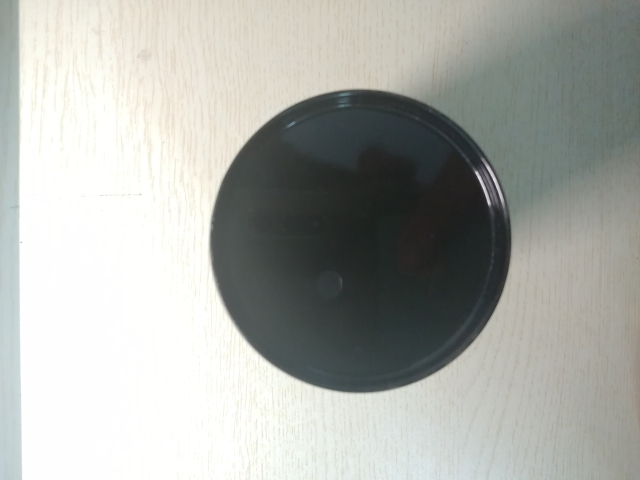
#> input picture 资源/实例代码/8.4.3  霍夫圆变换/stardust/circle.jpg, 640 x 480 px
$ python stardust.py
#> lines starting #> are read from the running program, lines starting #| are printed output that depends on the picture; after the words box and inside, x2 and y2 are one past the last pixel; in counts of white or black regions, pixels touching at a corner belong together
#file      stardust.py
#author    凡尘(Kevin Brooks)
#version   1.0
#date      2020_08_04
#github    https://github.com/stardust-scitech/OpenCM
#copyright Copyright (C) 2018, Stardust Studio, All Rights Reserved
#license   http://www.apache.org/licenses/LICENSE-2.0

#导入cv2模块，定义别名为cv
import cv2 as cv
#导入数学运算库，定义别名为np
import numpy as np

#载入图片
img = cv.imread("circle.jpg")
#> img is the input picture: shape (480, 640, 3); mean B, G, R 168.2, 173.3, 171
#BGR转灰度
gray = cv.cvtColor(img,cv.COLOR_BGR2GRAY)
#中值滤波
gray = cv.medianBlur(gray,5)
#霍夫圆变换
circles = cv.HoughCircles(gray,cv.HOUGH_GRADIENT,1,20, param1=50,param2=30,minRadius=140,maxRadius=160)
#> circles = [[359.5, 240.5, 151.5]]
#转化整数
circles = np.uint16(np.around(circles))
#> circles = [[360, 240, 152]]

for i in circles[0,:]:
    #画圆轮廓
    cv.circle(img,(i[0],i[1]),i[2],(0,255,0),2)
    #画中心点
    cv.circle(img,(i[0],i[1]),2,(0,0,255),3)
#> this loop made 1 pass
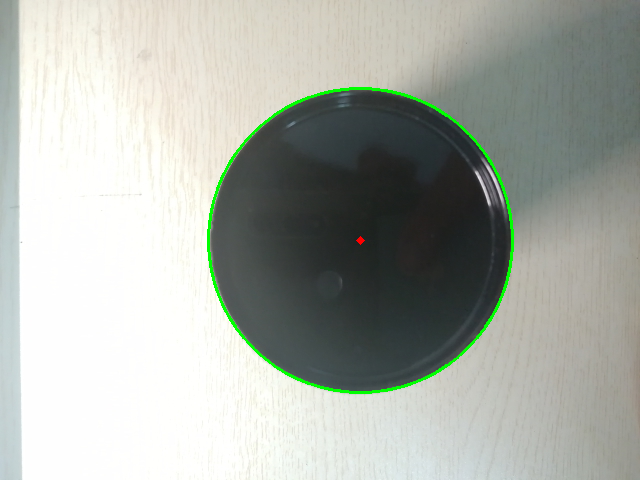
#> img: shape (480, 640, 3); 0.93% of pixels changed, all inside (x1, y1, x2, y2) = (207, 87, 514, 394)
#显示处理后的图像
cv.imshow("Detected circles",img)
#等待按下任意按键继续运行下一条语句
cv.waitKey(0)
